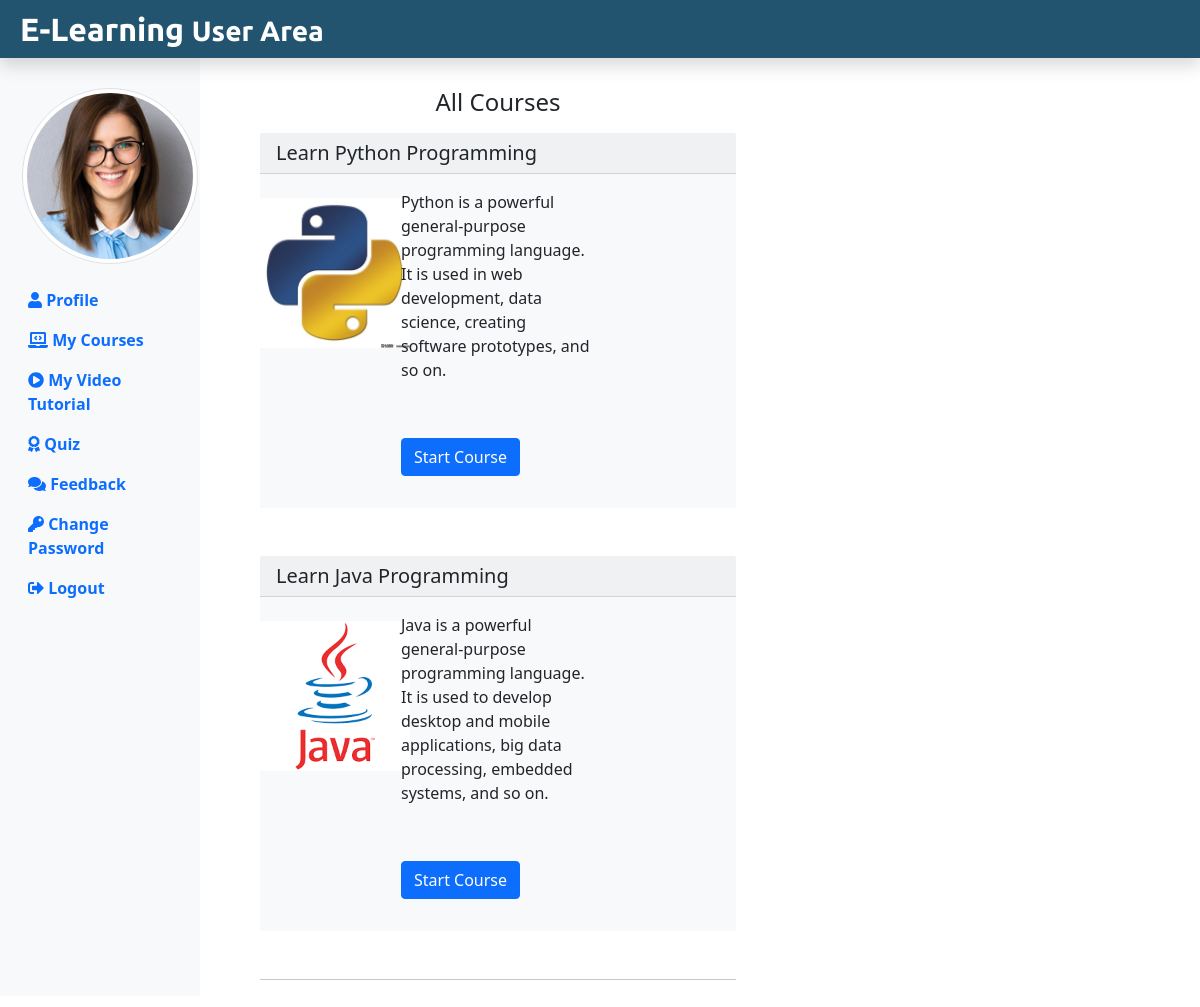
Page /E-Learning_Project-/user/myCourses.php (signed in) on the committed database.
### tables this page shows
CREATE TABLE `user_details` (
  `user_id` int(11) NOT NULL,
  `user_name` varchar(255) NOT NULL,
  `user_email` varchar(255) NOT NULL,
  `user_pass` varchar(255) NOT NULL,
  `user_occ` varchar(255) NOT NULL,
  `user_img` text NOT NULL
);

CREATE TABLE `enrolled_courses` (
  `enrollCourse_id` int(11) NOT NULL,
  `courseId` int(11) NOT NULL,
  `courseName` text NOT NULL,
  `userEmail` text NOT NULL
);

CREATE TABLE `course_details` (
  `course_id` int(11) NOT NULL,
  `course_name` text NOT NULL,
  `course_desc` text NOT NULL,
  `course_img` text NOT NULL
);

### E-Learning_Project-/user/myCourses.php (the view, shortened to what this page needs)
<?php
include('./userInclude/userHeader.php');
include('../dbConnection.php');
if(isset($_SESSION['is_Login'])){
  $logemail=$_SESSION['logemail'];
}
else{
    echo "<script>location.href='../index.php'</script>";
}
?>
<div class="col-sm-5 mt-5 ms-5" style="height:auto ;">
    <div class="row">
        <div class="jumbotron">
            <h4 class="text-center mb-3">All Courses</h4>
            <?php
            if(isset($logemail)){
                $sql="SELECT et.enrollCourse_id, c.course_id,c.course_name,c.course_desc,c.course_img FROM
                enrolled_courses AS et JOIN course_details AS c ON c.course_id = et.courseId WHERE et.userEmail='$logemail'";
                $result=$conn->query($sql);
                if($result->num_rows > 0){
                    while($row=$result->fetch_assoc()){?>
                      <div class="bg-light mb-5">
                      <h5 class="card-header"><?php echo $row['course_name'];?></h5>
                      <div class="row">
                      <div class="col-sm-3">
                          <img src="<?php echo $row['course_img'];?>" class="card-img-top mt-4" style="height: 150px; width:150px ;" >
                    </div>
                    <div class="col-sm-6 mb-3">
                        <div class="card-body">
                            <p class="card-title"><?php echo $row['course_desc'];?></p>
                    <a href="viewLessons.php?course_id=<?php echo $row['course_id'];?>"
                    class="btn btn-primary mt-5 float-right">Start Course</a>
                    </div>
                    </div>
                    </div>
                    </div>
<?php
                    }
                }
            }
?>
<hr/>
        </div>
        </div>
        </div>
        </div>
 <?php
include('./userInclude/userFooter.php');
?>

### E-Learning_Project-/user/userInclude/userHeader.php (shortened to what this page needs)
<?php
include_once('../dbConnection.php');
if(isset($_SESSION['is_Login'])){
    $logemail= $_SESSION['logemail'];
}
else{
echo "<script> location.href='../index.php';
</script>";
}
?>
<!DOCTYPE html>
<html lang="en">
<head>
    <link rel="stylesheet" href="../css/bootstrap.min.css">
    <link rel="stylesheet" href="../css/all.min.css">
    <link rel="stylesheet" href="../css/adminstyle.css">
    </head>
<body>
   <nav class="navbar navbar-dark fixed-top p-0 shadow" style="background-color: #225470;">
   <a class="navbar-brand col-sm-3 col-md-2 mr-0" href="userProfile.php">E-Learning
        <small class="text-white">User Area</small></a>
</nav>
     <div class="container-fluid mb-5" style="margin-top:40px;" >
     <div class="row">
         <nav class="col-sm-2 bg-light sidebar py-5 d-print-none">
             <div class="sidebar-sticky">
                 <ul class="nav flex-column">
                 <li class="nav-item mb-3">
                     <?php
                 if(isset($logemail)){
    $sql="SELECT user_img FROM user_details WHERE user_email='$logemail'";
    $result=$conn->query($sql);
    $row=$result->fetch_assoc();
    $user_img=$row['user_img'];
    ?>
    <img src="<?php echo $user_img; ?>" alt="userImage" class="img-thumbnail rounded-circle " style="margin-left:10px">
    <?php
}
?>
                         </li>
                     <li class="nav-item">
                         <a class="nav-link" href="userProfile.php">
                             <i class="fas fa-user"></i>
                           <strong> Profile</strong><span class="sr-only">(current)</span>
                          </a>
                         </li>
                          <li class="nav-item">
                              <a class="nav-link" href="myCourses.php">
                                  <i class="fas fa-laptop-code"></i>
                                  <strong>   My Courses </strong>
                              </a>
                         </li>
                         <li class="nav-item">
                              <a class="nav-link" href="myVideoTut.php">
                                  <i class="fa fa-play-circle"></i>
                                  <strong>  My Video Tutorial </strong>
                              </a>
                         </li>
                         <li class="nav-item">
                              <a class="nav-link" href="myQuiz.php">
                                  <i class="fas fa-award"></i>
                                  <strong>  Quiz </strong>
                              </a>
                         </li>
                         <li class="nav-item">
                              <a class="nav-link" href="userFeedback.php">
                                  <i class="fas fa-comments"></i>
                                  <strong> Feedback </strong>
                              </a>
                         </li>
                         <li class="nav-item">
                              <a class="nav-link" href="userChangePass.php">
                                  <i class="fas fa-key"></i>
                                  <strong>Change Password </strong>
                              </a>
                         </li>
                         <li class="nav-item">
                              <a class="nav-link" href="../logout.php">
                                  <i class="fas fa-sign-out-alt"></i>
                                  <strong> Logout </strong>
                              </a>
                         </li>
</ul>
</div>
</nav>

### E-Learning_Project-/user/userInclude/userFooter.php (shortened to what this page needs)
    <link rel="stylesheet" href="https://cdnjs.cloudflare.com/ajax/libs/font-awesome/6.0.0/css/all.min.css" />
</body>
</html>

### E-Learning_Project-/css/adminstyle.css (style rules this page uses)
.navbar-brand { margin-inline:20px; font-family: "Ubuntu", sans-serif; font-size: 2em; font-weight: bold; color: #fff; }

### rows in the picture
user_details: user_img (picture)
enrolled_courses: course_details.course_name "Learn Python Programming", course_details.course_img (picture), course_details.course_desc "Python is a powerful general-purpose programming language. It is used in web development, data science, creating software prototypes, and so on."
enrolled_courses: course_details.course_name "Learn Java Programming", course_details.course_img (picture), course_details.course_desc "Java is a powerful general-purpose programming language. It is used to develop desktop and mobile applications, big data processing, embedded systems, and so on."
